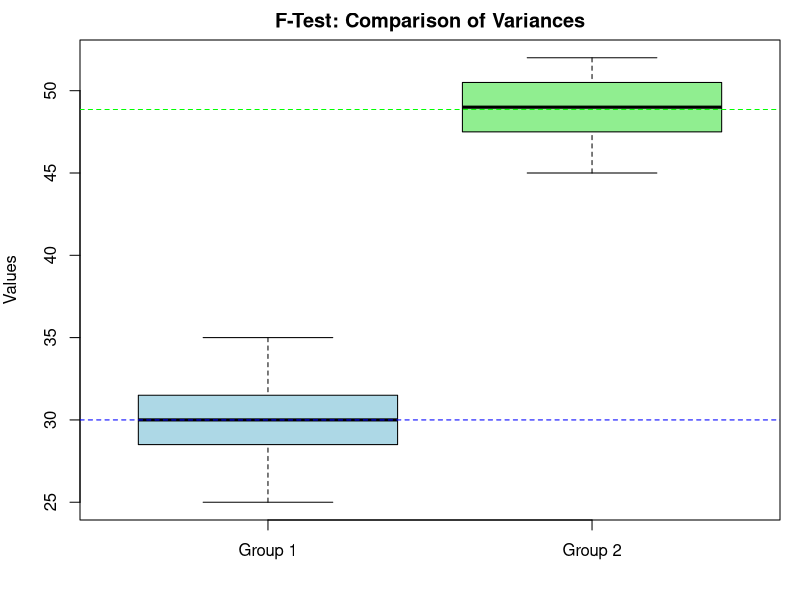

The R source for this figure:
# Sample data
group1 <- c(25, 30, 28, 35, 32, 31, 29)
group2 <- c(45, 50, 48, 52, 47, 49, 51)

# Perform F-test to compare variances
result <- var.test(group1, group2)

# Display the result
print(result)
par(mar = c(4, 4, 2, 1))

# Visualize the data using boxplots
boxplot(group1, group2,
        names = c("Group 1", "Group 2"),
        main = "F-Test: Comparison of Variances",
        col = c("lightblue", "lightgreen"),
        ylab = "Values")

# Add horizontal mean lines for clarity
abline(h = mean(group1), col = "blue", lty = 2)
abline(h = mean(group2), col = "green", lty = 2)
